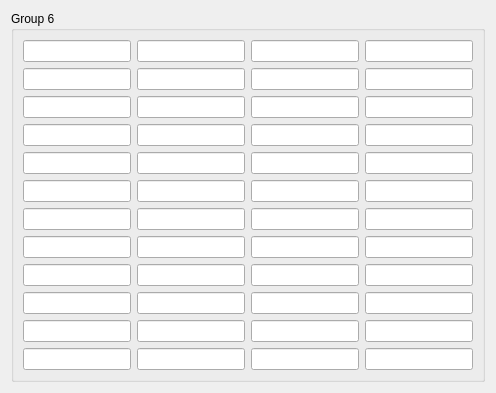
     <widget class="QWidget" name="page6">
      <attribute name="title">
       <string>Page 6</string>
      </attribute>
      <layout class="QVBoxLayout" name="pageLayout6">
       <item>
        <widget class="QGroupBox" name="group6">
         <property name="title">
          <string>Group 6</string>
         </property>
         <layout class="QGridLayout" name="grid6">
          <item row="0" column="0">
           <widget class="QLineEdit" name="p6c0_0"/>
          </item>
          <item row="0" column="1">
           <widget class="QLineEdit" name="p6c0_1"/>
          </item>
          <item row="0" column="2">
           <widget class="QLineEdit" name="p6c0_2"/>
          </item>
          <item row="0" column="3">
           <widget class="QLineEdit" name="p6c0_3"/>
          </item>
          <item row="1" column="0">
           <widget class="QLineEdit" name="p6c1_0"/>
          </item>
          <item row="1" column="1">
           <widget class="QLineEdit" name="p6c1_1"/>
          </item>
          <item row="1" column="2">
           <widget class="QLineEdit" name="p6c1_2"/>
          </item>
          <item row="1" column="3">
           <widget class="QLineEdit" name="p6c1_3"/>
          </item>
          <item row="2" column="0">
           <widget class="QLineEdit" name="p6c2_0"/>
          </item>
          <item row="2" column="1">
           <widget class="QLineEdit" name="p6c2_1"/>
          </item>
          <item row="2" column="2">
           <widget class="QLineEdit" name="p6c2_2"/>
          </item>
          <item row="2" column="3">
           <widget class="QLineEdit" name="p6c2_3"/>
          </item>
          <item row="3" column="0">
           <widget class="QLineEdit" name="p6c3_0"/>
          </item>
          <item row="3" column="1">
           <widget class="QLineEdit" name="p6c3_1"/>
          </item>
          <item row="3" column="2">
           <widget class="QLineEdit" name="p6c3_2"/>
          </item>
          <item row="3" column="3">
           <widget class="QLineEdit" name="p6c3_3"/>
          </item>
          <item row="4" column="0">
           <widget class="QLineEdit" name="p6c4_0"/>
          </item>
          <item row="4" column="1">
           <widget class="QLineEdit" name="p6c4_1"/>
          </item>
          <item row="4" column="2">
           <widget class="QLineEdit" name="p6c4_2"/>
          </item>
          <item row="4" column="3">
           <widget class="QLineEdit" name="p6c4_3"/>
          </item>
          <item row="5" column="0">
           <widget class="QLineEdit" name="p6c5_0"/>
          </item>
          <item row="5" column="1">
           <widget class="QLineEdit" name="p6c5_1"/>
          </item>
          <item row="5" column="2">
           <widget class="QLineEdit" name="p6c5_2"/>
          </item>
          <item row="5" column="3">
           <widget class="QLineEdit" name="p6c5_3"/>
          </item>
          <item row="6" column="0">
           <widget class="QLineEdit" name="p6c6_0"/>
          </item>
          <item row="6" column="1">
           <widget class="QLineEdit" name="p6c6_1"/>
          </item>
          <item row="6" column="2">
           <widget class="QLineEdit" name="p6c6_2"/>
          </item>
          <item row="6" column="3">
           <widget class="QLineEdit" name="p6c6_3"/>
          </item>
          <item row="7" column="0">
           <widget class="QLineEdit" name="p6c7_0"/>
          </item>
          <item row="7" column="1">
           <widget class="QLineEdit" name="p6c7_1"/>
          </item>
          <item row="7" column="2">
           <widget class="QLineEdit" name="p6c7_2"/>
          </item>
          <item row="7" column="3">
           <widget class="QLineEdit" name="p6c7_3"/>
          </item>
          <item row="8" column="0">
           <widget class="QLineEdit" name="p6c8_0"/>
          </item>
          <item row="8" column="1">
           <widget class="QLineEdit" name="p6c8_1"/>
          </item>
          <item row="8" column="2">
           <widget class="QLineEdit" name="p6c8_2"/>
          </item>
          <item row="8" column="3">
           <widget class="QLineEdit" name="p6c8_3"/>
          </item>
          <item row="9" column="0">
           <widget class="QLineEdit" name="p6c9_0"/>
          </item>
          <item row="9" column="1">
           <widget class="QLineEdit" name="p6c9_1"/>
          </item>
          <item row="9" column="2">
           <widget class="QLineEdit" name="p6c9_2"/>
          </item>
          <item row="9" column="3">
           <widget class="QLineEdit" name="p6c9_3"/>
          </item>
          <item row="10" column="0">
           <widget class="QLineEdit" name="p6c10_0"/>
          </item>
          <item row="10" column="1">
           <widget class="QLineEdit" name="p6c10_1"/>
          </item>
          <item row="10" column="2">
           <widget class="QLineEdit" name="p6c10_2"/>
          </item>
          <item row="10" column="3">
           <widget class="QLineEdit" name="p6c10_3"/>
          </item>
          <item row="11" column="0">
           <widget class="QLineEdit" name="p6c11_0"/>
          </item>
          <item row="11" column="1">
           <widget class="QLineEdit" name="p6c11_1"/>
          </item>
          <item row="11" column="2">
           <widget class="QLineEdit" name="p6c11_2"/>
          </item>
          <item row="11" column="3">
           <widget class="QLineEdit" name="p6c11_3"/>
          </item>
         </layout>
        </widget>
       </item>
      </layout>
     </widget>
